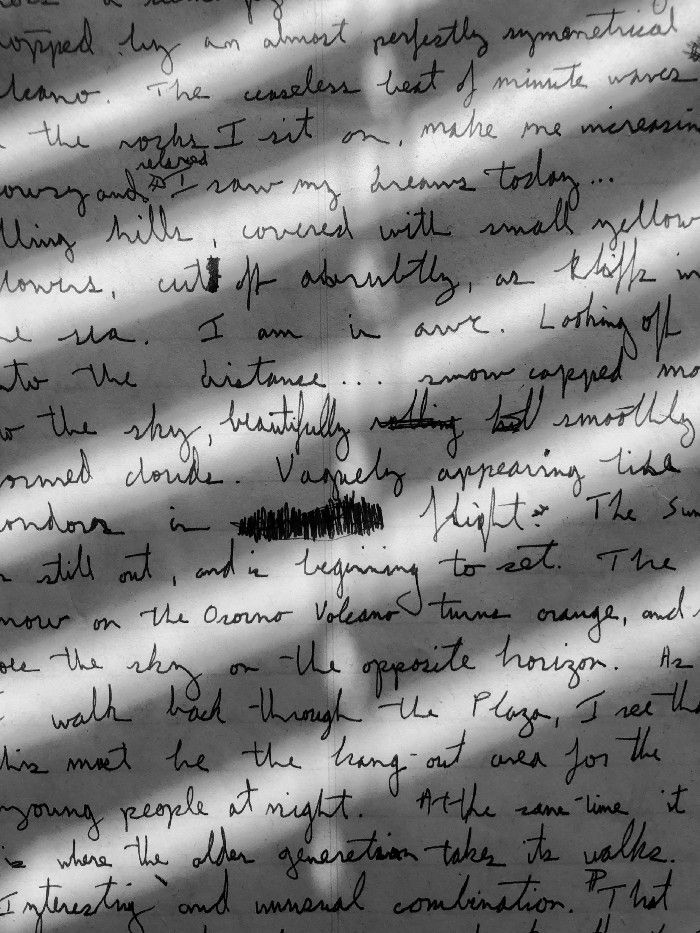
#> input picture 05/text.jpg, 700 x 933 px
$ python adaptive_threshold.py
#> lines starting #> are read from the running program, lines starting #| are printed output that depends on the picture; after the words box and inside, x2 and y2 are one past the last pixel; in counts of white or black regions, pixels touching at a corner belong together
import os
import cv2

image = cv2.imread(os.path.join('.','text.jpg'))
#> image is the input picture: shape (933, 700, 3); min 0, max 255, mean 128.5
gray_image = cv2.cvtColor(image, cv2.COLOR_BGR2GRAY)
adpative_thresh = cv2.adaptiveThreshold(gray_image, 255, cv2.ADAPTIVE_THRESH_GAUSSIAN_C, cv2.THRESH_BINARY, 21, 31)
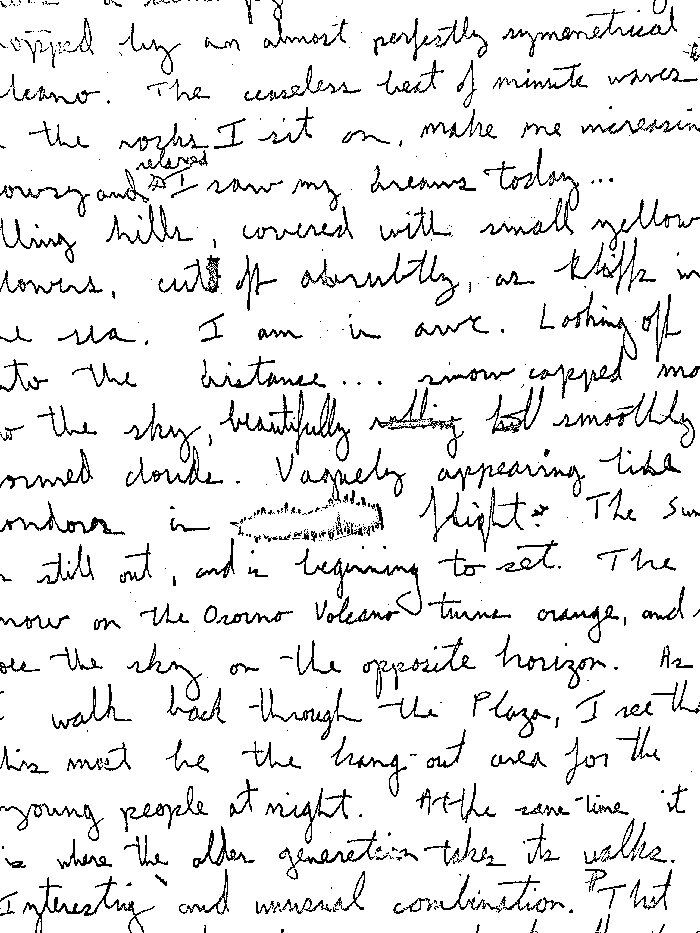
#> adpative_thresh: shape (933, 700); 91.7% white; black in thin lines or dots
ret, thresh = cv2.threshold(gray_image, 80, 255, cv2.THRESH_BINARY)
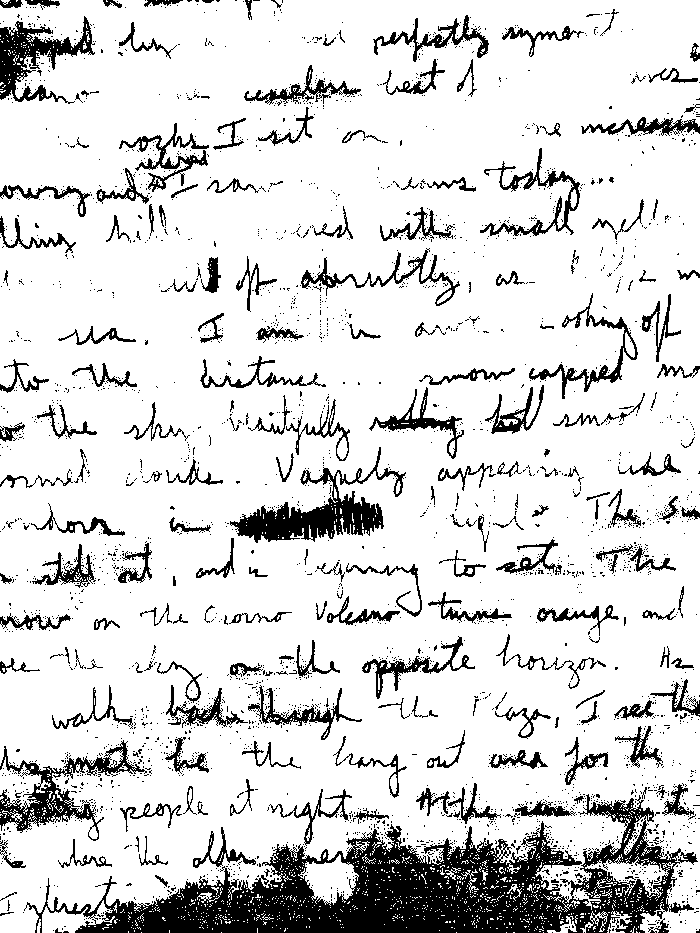
#> thresh: shape (933, 700); 84.9% white; 2880 black regions (2672 under 20 px), largest, box (x1, y1, x2, y2) and area: (24, 794, 698, 933) 34088, (230, 447, 406, 543) 4795, (0, 740, 147, 841) 3426

cv2.imshow('image', image)
#cv2.imshow('gray_image', gray_image)
cv2.imshow('adpative_thresh', adpative_thresh)
cv2.imshow('thresh', thresh)

cv2.waitKey(0)

$ run again, with 05/bear.jpg copied over 05/text.jpg
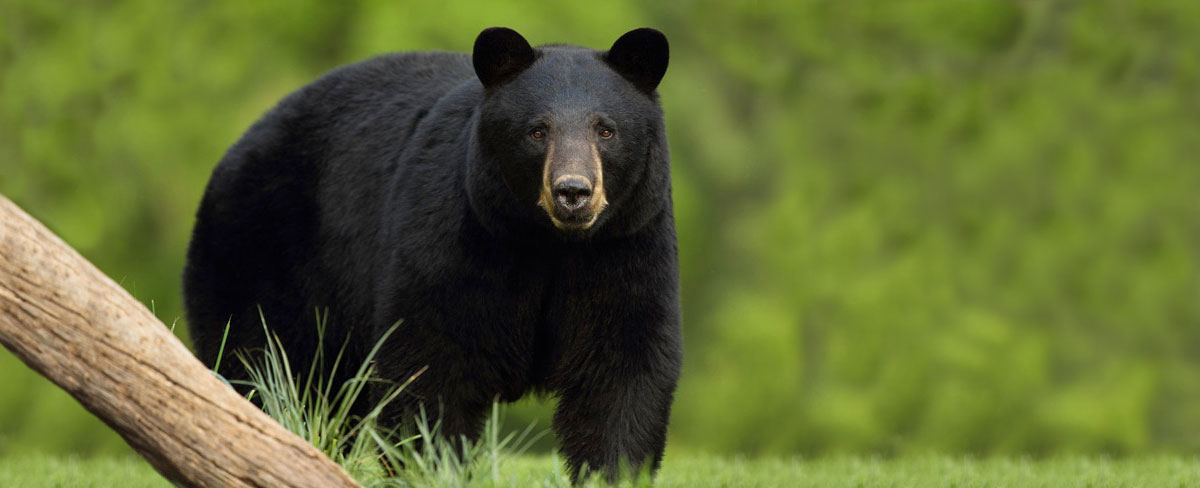
#> input picture 05/bear.jpg, 1200 x 488 px
#> image is the input picture: shape (488, 1200, 3); mean B, G, R 49.4, 103.1, 93.6
#> `adpative_thresh = cv2.adaptiveThreshold(gray_image, 255, cv2.ADAPTIVE_..`:
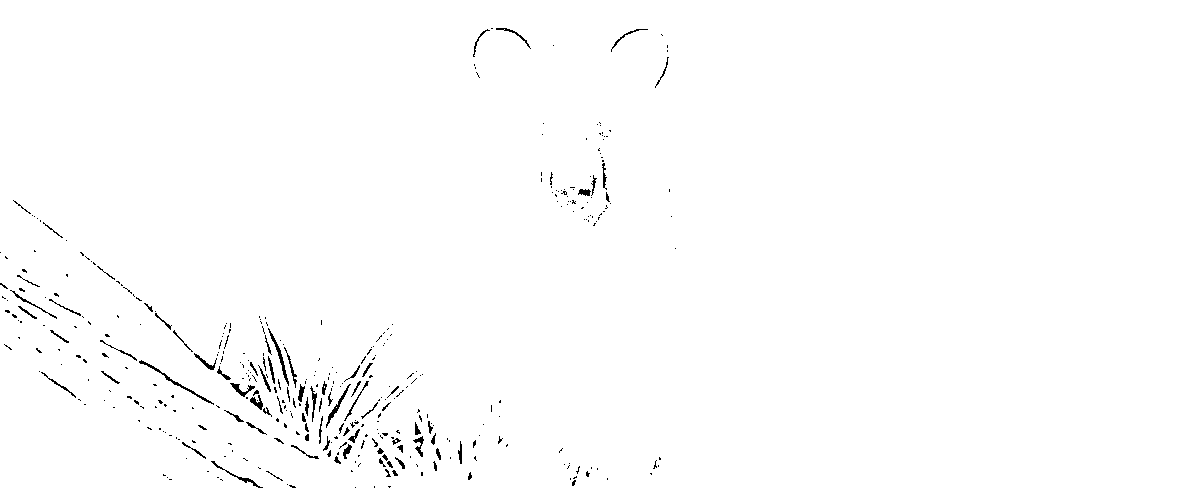
#> adpative_thresh: shape (488, 1200); 99% white; black in thin lines or dots, all inside (x1, y1, x2, y2) = (0, 28, 676, 488)
#> `ret, thresh = cv2.threshold(gray_image, 80, 255, cv2.THRESH_BINARY)`:
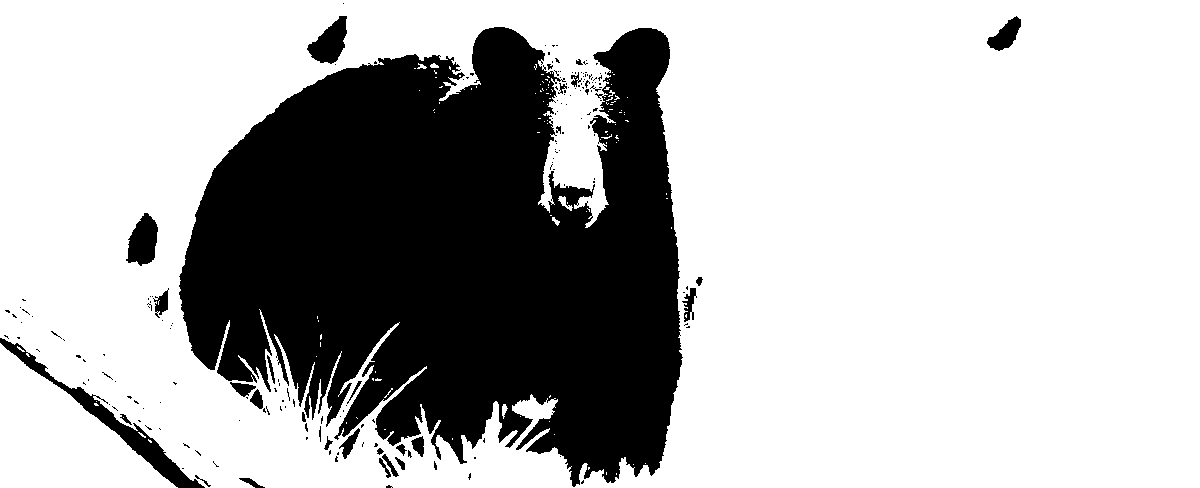
#> thresh: shape (488, 1200); 71.2% white; 190 black regions (160 under 20 px), largest, box (x1, y1, x2, y2) and area: (179, 27, 683, 487) 159880, (0, 338, 205, 488) 3070, (126, 213, 158, 266) 1138
